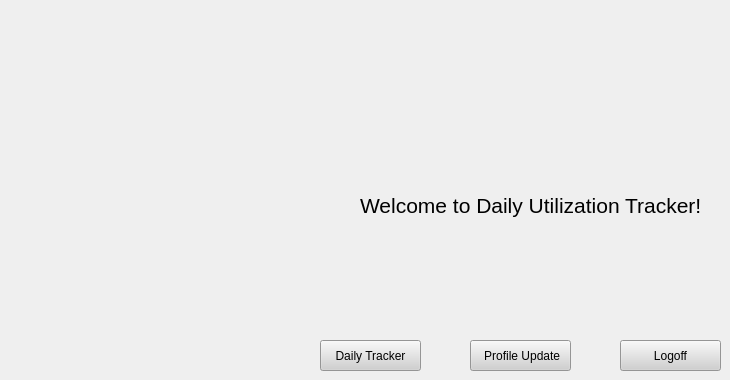
    <widget class="QWidget" name="tab_8">
     <attribute name="title">
      <string>Page</string>
     </attribute>
     <widget class="QLabel" name="label_34">
      <property name="geometry">
       <rect>
        <x>360</x>
        <y>180</y>
        <width>351</width>
        <height>51</height>
       </rect>
      </property>
      <property name="font">
       <font>
        <pointsize>16</pointsize>
       </font>
      </property>
      <property name="text">
       <string>Welcome to Daily Utilization Tracker!</string>
      </property>
     </widget>
     <widget class="QPushButton" name="pushButton_15">
      <property name="geometry">
       <rect>
        <x>320</x>
        <y>340</y>
        <width>101</width>
        <height>31</height>
       </rect>
      </property>
      <property name="styleSheet">
       <string notr="true">background-color: rgb(208, 208, 208);</string>
      </property>
      <property name="text">
       <string>Daily Tracker</string>
      </property>
     </widget>
     <widget class="QPushButton" name="pushButton_16">
      <property name="geometry">
       <rect>
        <x>470</x>
        <y>340</y>
        <width>101</width>
        <height>31</height>
       </rect>
      </property>
      <property name="styleSheet">
       <string notr="true">background-color: rgb(208, 208, 208);</string>
      </property>
      <property name="text">
       <string> Profile Update</string>
      </property>
     </widget>
     <widget class="QPushButton" name="pushButton_17">
      <property name="geometry">
       <rect>
        <x>620</x>
        <y>340</y>
        <width>101</width>
        <height>31</height>
       </rect>
      </property>
      <property name="styleSheet">
       <string notr="true">background-color: rgb(208, 208, 208);</string>
      </property>
      <property name="text">
       <string>Logoff</string>
      </property>
     </widget>
    </widget>
